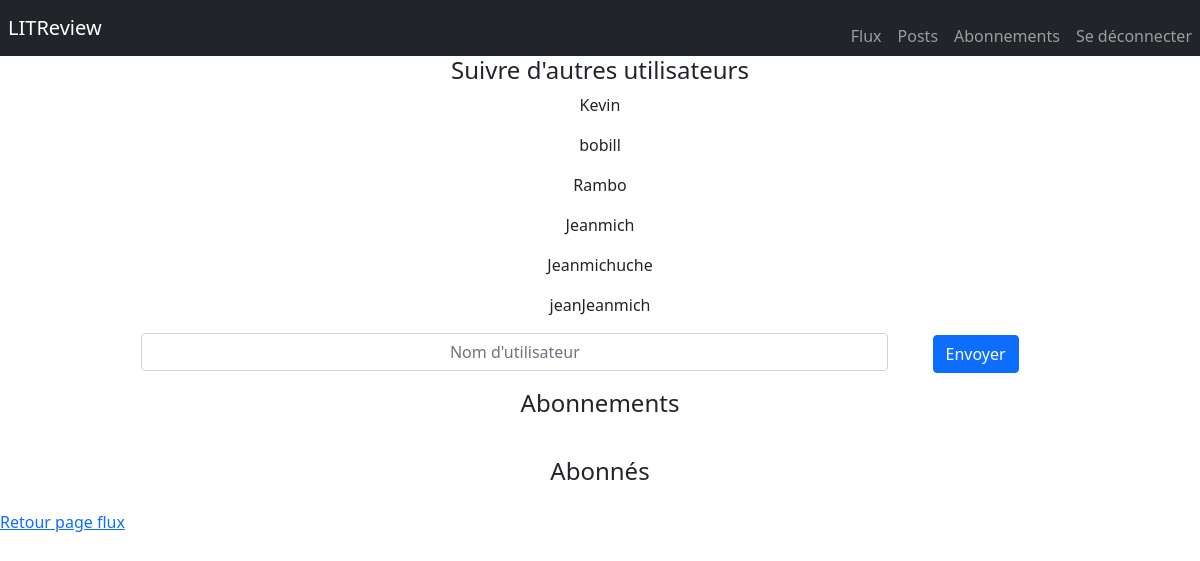
Before: /follow/ (signed in) with the older database file.
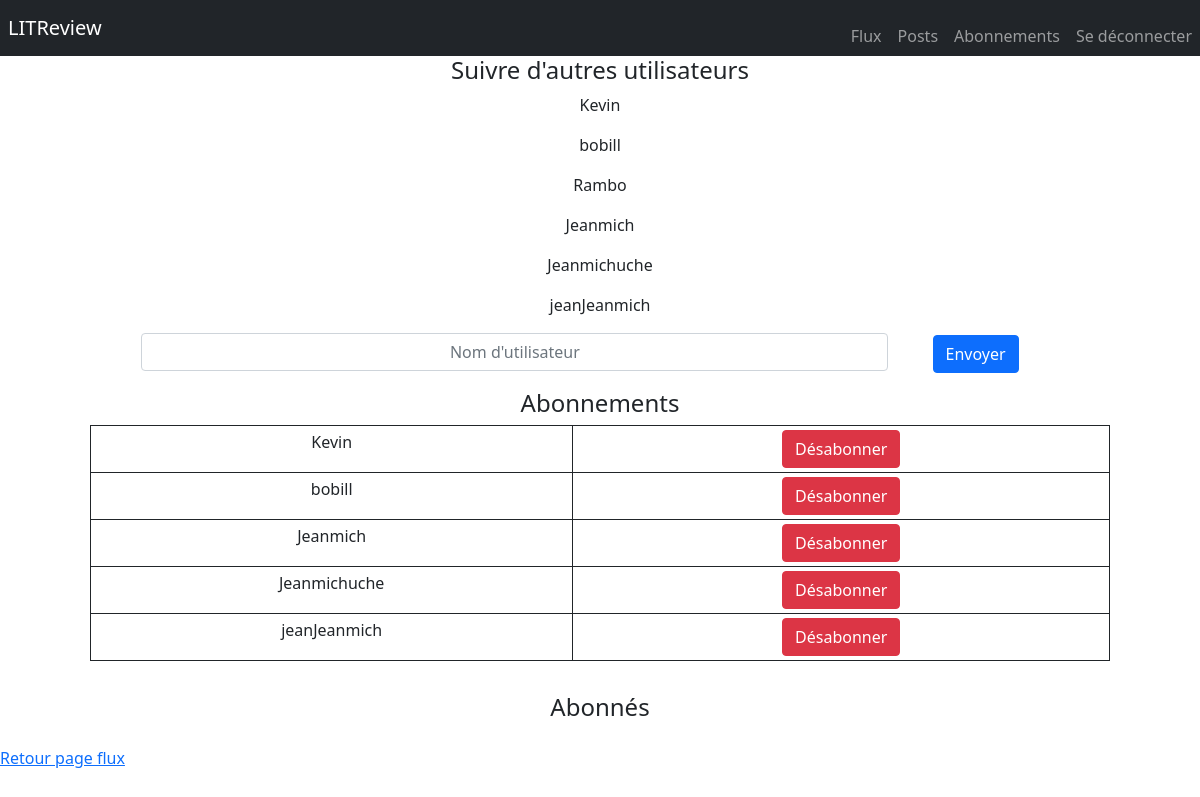
After: the same page with the newer database file.
### litR_site/models.py (models this page shows)
class UserFollows(models.Model):
    user = models.ForeignKey(
        to=settings.AUTH_USER_MODEL,
        on_delete=models.CASCADE, related_name='following')
    followed_user = models.ForeignKey(
        to=settings.AUTH_USER_MODEL,
        on_delete=models.CASCADE, related_name='followed_user')
    class Meta:
        unique_together = ('user', 'followed_user', )

### litR_site/views.py (the view)
# urls.py: path('follow/', follow_users, name="follow"),
@login_required(login_url='home')
def follow_users(request):
    users = User.objects.all()
    if request.POST:
        username = request.POST['username']
        user = User.objects.get(username__exact=username)
        if user is not None:
            UserFollows.objects.create(user=request.user, followed_user=user)
    usersfollows = UserFollows.objects.filter(user__exact=request.user)
    followeds = UserFollows.objects.filter(followed_user__exact=request.user)
    return render(request, 'follow_users.html', {'usersfollows': usersfollows, 'followeds': followeds, 'users': users})

### litR_site/templates/follow_users.html (shortened to what this page needs)
{% extends "base_02.html" %}
{% load static %}
{% block content %}
    <div class="row">
	<div class="col-10 offset-1">
		<div class="row text-center mb-3">
			<h4>Suivre d'autres utilisateurs</h4>
            {% for user in users  %}
                <p>{{ user.username }}</p>
            {% endfor %}
			<form  method="post">
				<div class="col-9 d-inline-block">
					<input class="form-control text-center" type="text" name="username" placeholder="Nom d'utilisateur">
				</div>
				<div class="col-2 d-inline-block">
					<button class="btn btn-primary">Envoyer</button>
				</div>
			</form>
		</div>
		<div class="row text-center mb-3">
			<h4>Abonnements</h4>
			<table class="table table-sm table-bordered border-dark">
				<tbody>
					{% for usersfollow in usersfollows %}
					<tr>
						<td>{{ usersfollow.followed_user }}</td>
						<td><a href="{% url 'unfollow' usersfollow.id %}" class="btn btn-danger">Désabonner</a></td>
					</tr>
					{% endfor %}
				</tbody>
			</table>
		</div>
		<div class="row text-center">
			<h4>Abonnés</h4>
		</div>
	</div>
        <a class="" href="{% url 'flux' %}" >Retour page flux</a>
</div>
{% endblock %}

Changed rows visible on the page:
added UserFollows: followed_user "Kevin"
added UserFollows: followed_user "bobill"
added UserFollows: followed_user "Jeanmich"
added UserFollows: followed_user "Jeanmichuche"
added UserFollows: followed_user "jeanJeanmich"
